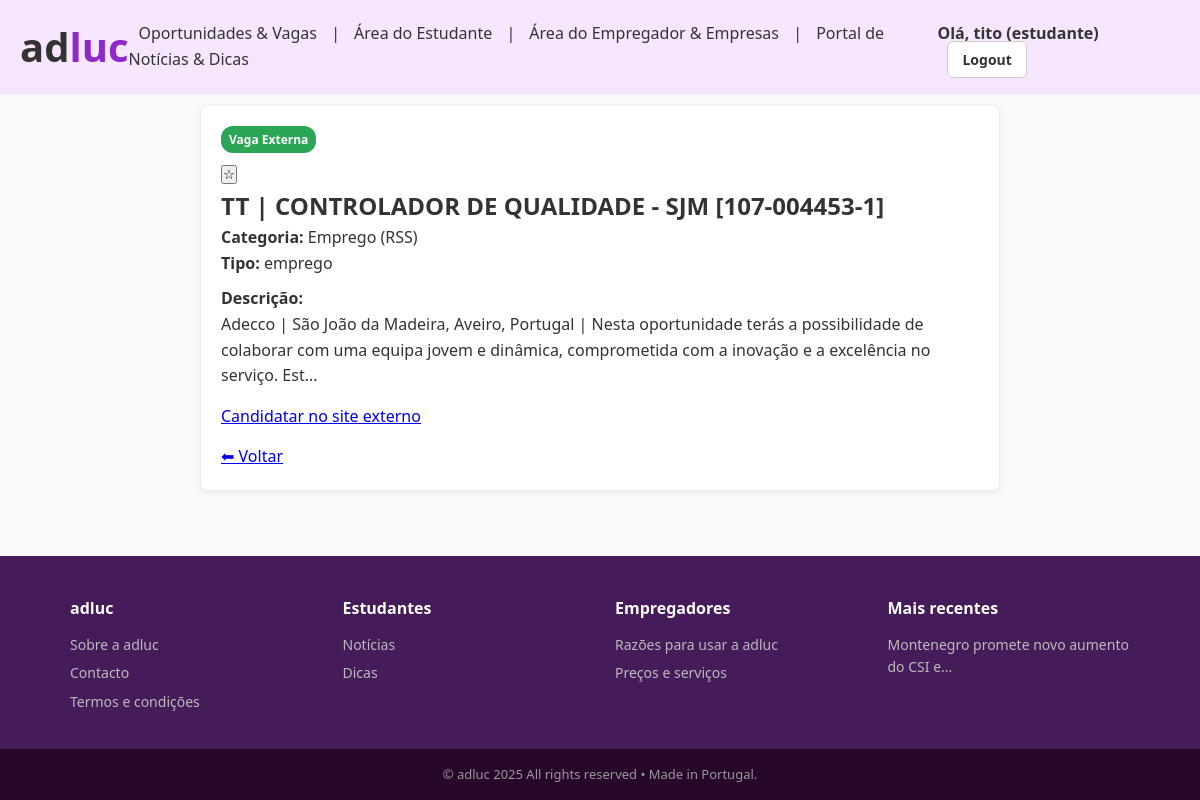
Screenshot of /vaga/1 (signed in) with the database file from the repository.
### modelos/modelos.py (models this page shows)
class Vaga(db.Model):
    __tablename__ = "vagas"
    id = db.Column(db.Integer, primary_key=True)
    titulo = db.Column(db.String(200), nullable=False)
    categoria = db.Column(db.String(200), nullable=True)
    descricao = db.Column(db.Text, nullable=False)
    cidade = db.Column(db.String(100), nullable=True)
    horario = db.Column(db.String(50), nullable=True)
    tipo = db.Column(db.String(50), nullable=True)
    externa = db.Column(db.Boolean, default=False, nullable=False)
    link_externo = db.Column(db.String(500), nullable=True)
    imagem_externa = db.Column(db.String(500), nullable=True)   # ✅ novo campo
    empresa_id = db.Column(db.Integer, db.ForeignKey("utilizadores.id"), nullable=True)
    empresa = db.relationship("Utilizador", backref="vagas", lazy=True)
    candidaturas = db.relationship("Candidatura", backref="vaga", cascade="all, delete-orphan")
    favoritos = db.relationship("Favorito", backref="vaga", cascade="all, delete-orphan")

class Publicacao(db.Model):
    __tablename__ = "publicacoes"
    id = db.Column(db.Integer, primary_key=True)
    titulo = db.Column(db.String(200), nullable=False)
    autor_id = db.Column(db.Integer, db.ForeignKey("utilizadores.id"), nullable=False)
    autor = db.relationship("Utilizador", backref="publicacoes", lazy=True)
    data_hora = db.Column(db.DateTime, default=datetime.utcnow)
    foto = db.Column(db.String(200), nullable=True)
    conteudo = db.Column(db.Text, nullable=False)
    tipo = db.Column(db.String(20), default="noticia")  # noticia ou dica

### app.py (the view, shortened to what this page needs)
@app.route("/vaga/<int:vaga_id>", methods=["GET","POST"], endpoint="detalhes_vaga")
def detalhes_vaga(vaga_id):
    vaga=Vaga.query.get_or_404(vaga_id); erro=None; sucesso=False
    return render_template("detalhes_vaga.html", vaga=vaga, erro_upload=erro, sucesso=sucesso,
                           fav_ids=ids_favoritos_do_estudante())

### app.py (called while the page is built)
def ids_favoritos_do_estudante():
    if session.get("tipo") != "estudante":
        return set()
    favs = Favorito.query.filter_by(estudante_id=session["utilizador_id"]).all()
    return {f.vaga_id for f in favs}

@app.context_processor
def inject_publicacoes_recentes():
    from modelos.modelos import Publicacao
    recentes = Publicacao.query.order_by(Publicacao.data_hora.desc()).limit(3).all()
    return dict(publicacoes_recentes=recentes)

### templates/detalhes_vaga.html (shortened to what this page needs)
{% extends "base.html" %}
{% block conteudo %}
<div class="card" style="max-width:800px;margin:auto;">
  <div class="linha-topo">
    <span class="badge {% if vaga.externa %}badge-azul{% else %}badge-verde{% endif %}">
      {% if vaga.externa %}Vaga Externa{% else %}Vaga Interna{% endif %}
    </span>
    {% if session.get('tipo') == 'estudante' %}
      <form method="POST" action="{{ url_for('favoritar', vaga_id=vaga.id) }}" class="form-star">
        {% if fav_ids and vaga.id in fav_ids %}
          <button class="star ativo" title="Remover dos favoritos">★</button>
        {% else %}
          <button class="star" title="Guardar nos favoritos">☆</button>
        {% endif %}
      </form>
    {% endif %}
  </div>
  <h2>{{ vaga.titulo }}</h2>
  {% if vaga.categoria %}<p><b>Categoria:</b> {{ vaga.categoria }}</p>{% endif %}
  {% if vaga.tipo %}<p><b>Tipo:</b> {{ vaga.tipo }}</p>{% endif %}
  <p style="margin-top:10px;"><b>Descrição:</b></p>
  <p>{{ vaga.descricao }}</p>
  {% if vaga.externa %}
    <p style="margin-top:15px;"><a class="btn btn-primario" href="{{ vaga.link_externo }}" target="_blank">Candidatar no site externo</a></p>
  {% endif %}
  <p style="margin-top:15px;"><a href="{{ url_for('pagina_vagas') }}">⬅ Voltar</a></p>
</div>
{% endblock %}

### templates/base.html (shortened to what this page needs)
<!DOCTYPE html>
<html lang="pt">
<head>
  <link rel="stylesheet" href="{{ url_for('static', filename='css/style.css') }}">
</head>
<body class="light">
<header class="site-header">
  <div class="logo">
      <a href="{{ url_for('pagina_inicial') }}" style="text-decoration: none; color:inherit;">
        <span class="logo-ad">ad</span><span class="logo-luc">luc</span>
      </a>
  </div>
<nav class="nav-links" id="nav-menu">
    <a href="{{ url_for('pagina_vagas') }}">Oportunidades & Vagas</a>
    <span> | </span>
    <a href="{{ url_for('pagina_estudante') if session.get('tipo') == 'estudante' else '#' }}">Área do Estudante</a>
    <span> | </span>
    <a href="{{ url_for('pagina_empresa') if session.get('tipo') == 'empresa' else '#' }}">Área do Empregador & Empresas</a>
     <span> | </span>
    <a href="{{ url_for('pagina_conteudos') }}">Portal de Notícias & Dicas</a>
</nav>
  <div class="nav-buttons">
    {% if session.get('utilizador_id') %}
      <span class="user-info">Olá, {{ session.get('nome') }} ({{ session.get('tipo') }})</span>
      <a href="{{ url_for('logout') }}" class="btn btn-outline">Logout</a>
    {% else %}
      <a href="{{ url_for('login') }}" class="btn btn-outline">Iniciar sessão</a>
      <a href="{{ url_for('registo') }}" class="btn btn-azul">Criar conta</a>
    {% endif %}
  </div>
</header>
<main>
  {% block conteudo %}{% endblock %}
</main>
<footer class="site-footer">
  <div class="footer-columns">
    <div class="footer-col">
      <h3 class="footer-logo">adluc</h3>
      <a href="{{ url_for('pagina_sobre') }}">Sobre a adluc</a>
      <a href="{{ url_for('pagina_contactos') }}">Contacto</a>
      <a href="{{ url_for('pagina_termos') }}">Termos e condições</a>
    </div>
    <div class="footer-col">
      <h3>Estudantes</h3>
      <a href="{{ url_for('pagina_noticias') }}">Notícias</a>
      <a href="{{ url_for('pagina_dicas') }}">Dicas</a>
    </div>
    <div class="footer-col">
      <h3>Empregadores</h3>
      <a href="{{ url_for('pagina_razoes') }}">Razões para usar a adluc</a>
      <a href="{{ url_for('pagina_precos') }}">Preços e serviços</a>
    </div>
    <div class="footer-col">
      <h3>Mais recentes</h3>
      {% for pub in publicacoes_recentes %}
        <a href="{{ url_for('detalhe_publicacao', pub_id=pub.id) }}">
          {{ pub.titulo[:40] }}...
        </a>
      {% else %}
        <p style="color:#bbb;font-size:14px;">Sem publicações</p>
      {% endfor %}
    </div>
  </div>
  <div class="footer-bottom">
    © adluc 2025 All rights reserved • Made in Portugal.
  </div>
</footer>
</body>
</html>

### static/css/style.css (style rules this page uses)
html, body { height: 100%; display: flex; flex-direction: column; background: #fbf8fb; }
main { flex: 1; padding: 10px 40px; }
* { margin:0;padding:0;box-sizing:border-box; }
body { font-family:'Segoe UI',Arial,sans-serif;background:#fbf8fb;color:#333;line-height:1.6; }
.site-header { display:flex;justify-content:space-between;align-items:center;padding:15px 20px;background:#f7e6ff;border-bottom:1px solid #eee;position:sticky;top:0;z-index:1000; }
.logo { font-size:40px;font-weight:bold; }
.logo-ad { color:#333; }
.logo-luc { color: #8e28ca; }
.nav-links a { margin:0 12px;color:#333;text-decoration:none;font-weight:500; }
.nav-buttons a { margin-left:10px;text-decoration:none;padding:8px 14px;border-radius:6px;font-weight:600;font-size:14px; }
.btn-outline { border:1px solid #ccc;background:#fff;color:#333; }
.card { background:#fff;padding:20px;border-radius:8px;border:1px solid #eee;box-shadow:0 2px 6px rgba(0,0,0,.05);transition:all .2s ease; }
.badge { display:inline-block;padding:4px 8px;border-radius:12px;font-size:12px;font-weight:700;margin-bottom:8px; }
.badge-azul { background: #2ba656;color:#fff; }
.site-footer { background:#451b59;color:#fff;margin-top:40px;padding-top:40px; }
.footer-columns { display:grid;grid-template-columns:repeat(auto-fit,minmax(200px,1fr));gap:30px;max-width:1100px;margin:auto;padding:0 20px 30px; }
.footer-col h3 { margin-bottom:12px;font-size:16px;font-weight:700; }
.footer-logo { font-size:20px;color:#fff; }
.footer-col a { display:block;color:#bbb;margin-bottom:6px;text-decoration:none;font-size:14px; }
.footer-bottom { background:#27072a;color:#999;text-align:center;padding:15px;font-size:13px; }
.user-info { margin-right:12px; font-weight:600; color:#333; }
.nav-links a { margin: 0 10px; color: #333; text-decoration: none; font-weight: 500; }

### rows the page displays
Vaga: titulo "TT | CONTROLADOR DE QUALIDADE - SJM [107-004453-1]", categoria "Emprego (RSS)", tipo "emprego", descricao "Adecco | São João da Madeira, Aveiro, Portugal | Nesta oportunidade terás a possibilidade de colaborar com uma equipa jovem e dinâmica, comprometida com a inovação e a excelência no serviço. Est..."
Publicacao: titulo "Montenegro promete novo aumento do CSI e"

### other values shown
{{ session.get('nome') }} "tito"
{{ session.get('tipo') }} "estudante"
